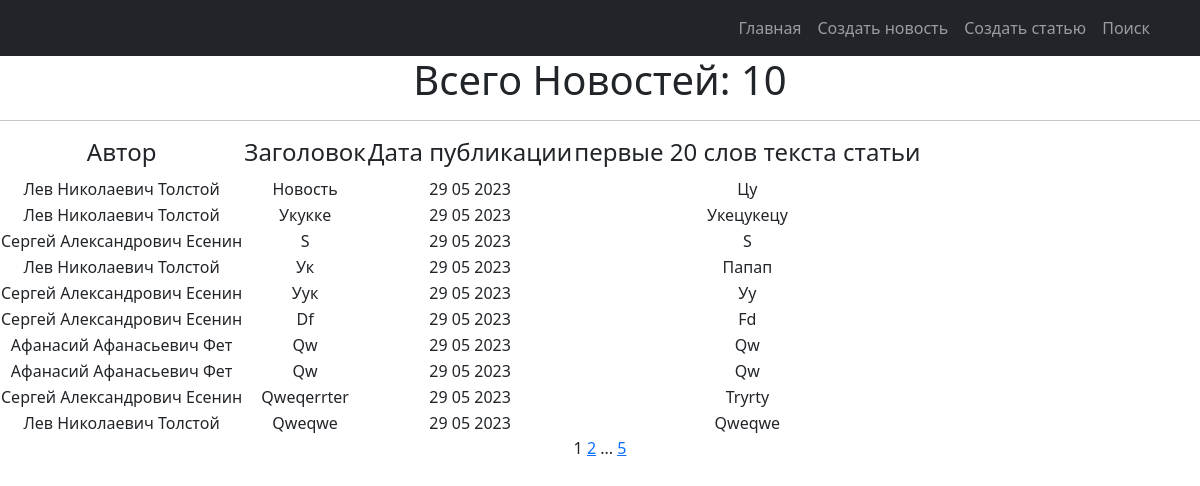
Before: / with the older database file.
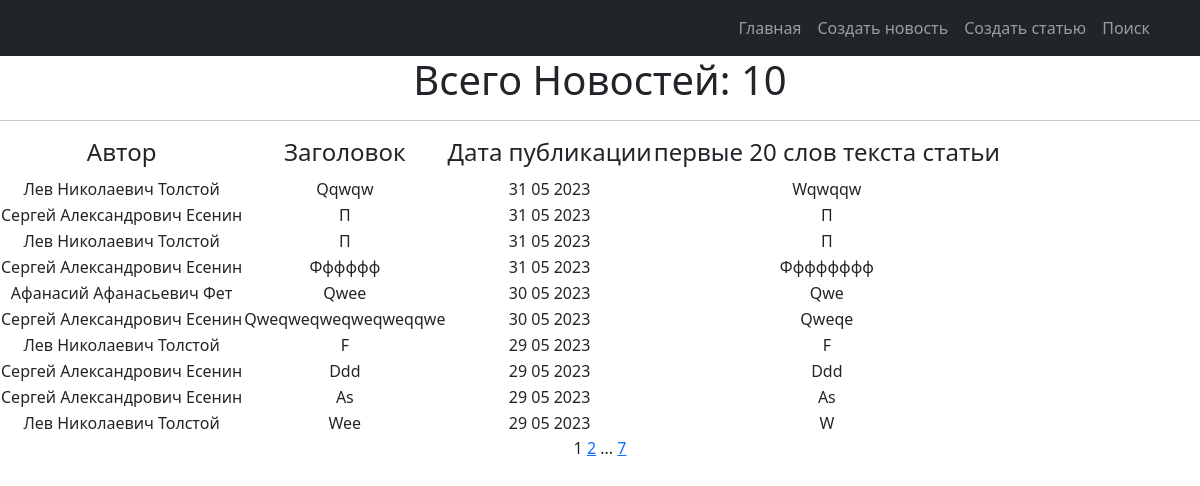
After: the same page with the newer database file.
### news/models.py (models this page shows, shortened)
class Post(models.Model):
    objects = None
    article = 'AR'
    news = 'NE'
    POST = [
        (news, 'Новость'),
        (article, 'Статья')
    ]
    title = models.TextField(max_length=50)
    author = models.ForeignKey(Author, on_delete=models.CASCADE)
    time_in_comment = models.DateTimeField(default=django.utils.timezone.now)
    choice_title = models.CharField(max_length=2, choices=POST)
    post_text = models.TextField(max_length=500)
    posts = models.ManyToManyField('Category', through='PostCategory')
    rating_post = models.IntegerField(default=0)

class Author(models.Model):
    user_author = models.OneToOneField(User, on_delete=models.CASCADE)
    user_rating = models.IntegerField(default=0)

### news/views.py (the view)
# urls.py: path('', PostList.as_view(), name='post_list'),
class PostList(ListView):
    model = Post
    ordering = '-time_in_comment'
    template_name = 'news.html'
    context_object_name = 'posts'
    paginate_by = 10

### news/templatetags/censure.py (called while the page is built)
@register.filter()
def censor(word):
    def multiple_replace(texts, replace_value):
        for i, j in replace_value.items():
            texts = texts.lower().replace(i, j)
        return texts
    replace_values = {'модели': 'м*****',
                      'джигурда': 'д*******',
                      'однако': 'о*****',
                      'директор': 'д*******',
                      'повтор': 'п*****'
                      }
    word = multiple_replace(word, replace_values)
    return word.capitalize()

### news/templatetags/custom_tags.py (called while the page is built)
@register.simple_tag(takes_context=True)
def url_replace(context, **kwargs):
   d = context['request'].GET.copy()
   for k, v in kwargs.items():
       d[k] = v
   return d.urlencode()

### templates/news.html (shortened to what this page needs)
{% extends 'flatpages/default.html' %}
{% load custom_tags %}
{% block content %}
{% load censure %}
    <h1>Всего Новостей: {{ posts |length }} </h1>
    <hr>
    {% if posts %}
        <table >
            <tr>
                <td><h4>Автор</h4></td>
                <td><h4>Заголовок</h4></td>
                <td><h4>Дата публикации</h4></td>
                <td><h4>первые 20 слов текста статьи</h4></td>
            </tr>
            {% for news in posts %}
            <tr>
                <td>{{ news.author.user_author.first_name }}</td>
                <td>{{ news.title | censor }}</td>
                <td>{{ news.time_in_comment |date:'j m Y'  }}</td>
                <td>{{ news.post_text |truncatewords:20 | censor }}</td>
            </tr>
            {% endfor %}
        </table>
    {% else %}
        <h2>Товаров нет!</h2>
    {% endif %}
   {{ page_obj.number }}
   {% if page_obj.has_next %}
       <a href="?{% url_replace page=page_obj.next_page_number %}">{{ page_obj.next_page_number }}</a>
       {% if paginator.num_pages != page_obj.next_page_number %}
           ...
           <a href="?{% url_replace page=page_obj.paginator.num_pages %}">{{ page_obj.paginator.num_pages }}</a>
       {% endif %}
   {% endif %}
{% endblock content %}

Changed rows visible on the page:
no longer on this page (row unchanged): Post: author.user_author.first_name "Лев Николаевич Толстой", title|censor "Новость", time_in_comment "29 05 2023", post_text|censor "Цу"
no longer on this page (row unchanged): Post: author.user_author.first_name "Лев Николаевич Толстой", title|censor "Укукке", time_in_comment "29 05 2023", post_text|censor "Укецукецу"
no longer on this page (row unchanged): Post: author.user_author.first_name "Сергей Александрович Есенин", title|censor "S", time_in_comment "29 05 2023", post_text|censor "S"
no longer on this page (row unchanged): Post: author.user_author.first_name "Лев Николаевич Толстой", title|censor "Ук", time_in_comment "29 05 2023", post_text|censor "Папап"
no longer on this page (row unchanged): Post: author.user_author.first_name "Сергей Александрович Есенин", title|censor "Уук", time_in_comment "29 05 2023", post_text|censor "Уу"
no longer on this page (row unchanged): Post: author.user_author.first_name "Сергей Александрович Есенин", title|censor "Df", time_in_comment "29 05 2023", post_text|censor "Fd"
no longer on this page (row unchanged): Post: author.user_author.first_name "Афанасий Афанасьевич Фет", title|censor "Qw", time_in_comment "29 05 2023", post_text|censor "Qw"
no longer on this page (row unchanged): Post: author.user_author.first_name "Афанасий Афанасьевич Фет", title|censor "Qw", time_in_comment "29 05 2023", post_text|censor "Qw"
no longer on this page (row unchanged): Post: author.user_author.first_name "Сергей Александрович Есенин", title|censor "Qweqerrter", time_in_comment "29 05 2023", post_text|censor "Tryrty"
no longer on this page (row unchanged): Post: author.user_author.first_name "Лев Николаевич Толстой", title|censor "Qweqwe", time_in_comment "29 05 2023", post_text|censor "Qweqwe"
added Post: author.user_author.first_name "Лев Николаевич Толстой", title|censor "Qqwqw", time_in_comment "31 05 2023", post_text|censor "Wqwqqw"
added Post: author.user_author.first_name "Сергей Александрович Есенин", title|censor "П", time_in_comment "31 05 2023", post_text|censor "П"
added Post: author.user_author.first_name "Лев Николаевич Толстой", title|censor "П", time_in_comment "31 05 2023", post_text|censor "П"
added Post: author.user_author.first_name "Сергей Александрович Есенин", title|censor "Фффффф", time_in_comment "31 05 2023", post_text|censor "Фффффффф"
added Post: author.user_author.first_name "Афанасий Афанасьевич Фет", title|censor "Qwee", time_in_comment "30 05 2023", post_text|censor "Qwe"
added Post: author.user_author.first_name "Сергей Александрович Есенин", title|censor "Qweqweqweqweqweqqwe", time_in_comment "30 05 2023", post_text|censor "Qweqe"
added Post: author.user_author.first_name "Лев Николаевич Толстой", title|censor "F", time_in_comment "29 05 2023", post_text|censor "F"
added Post: author.user_author.first_name "Сергей Александрович Есенин", title|censor "Ddd", time_in_comment "29 05 2023", post_text|censor "Ddd"
added Post: author.user_author.first_name "Сергей Александрович Есенин", title|censor "As", time_in_comment "29 05 2023", post_text|censor "As"
added Post: author.user_author.first_name "Лев Николаевич Толстой", title|censor "Wee", time_in_comment "29 05 2023", post_text|censor "W"
Other visible differences:
{{ page_obj.paginator.num_pages }}: "5" → "7"
